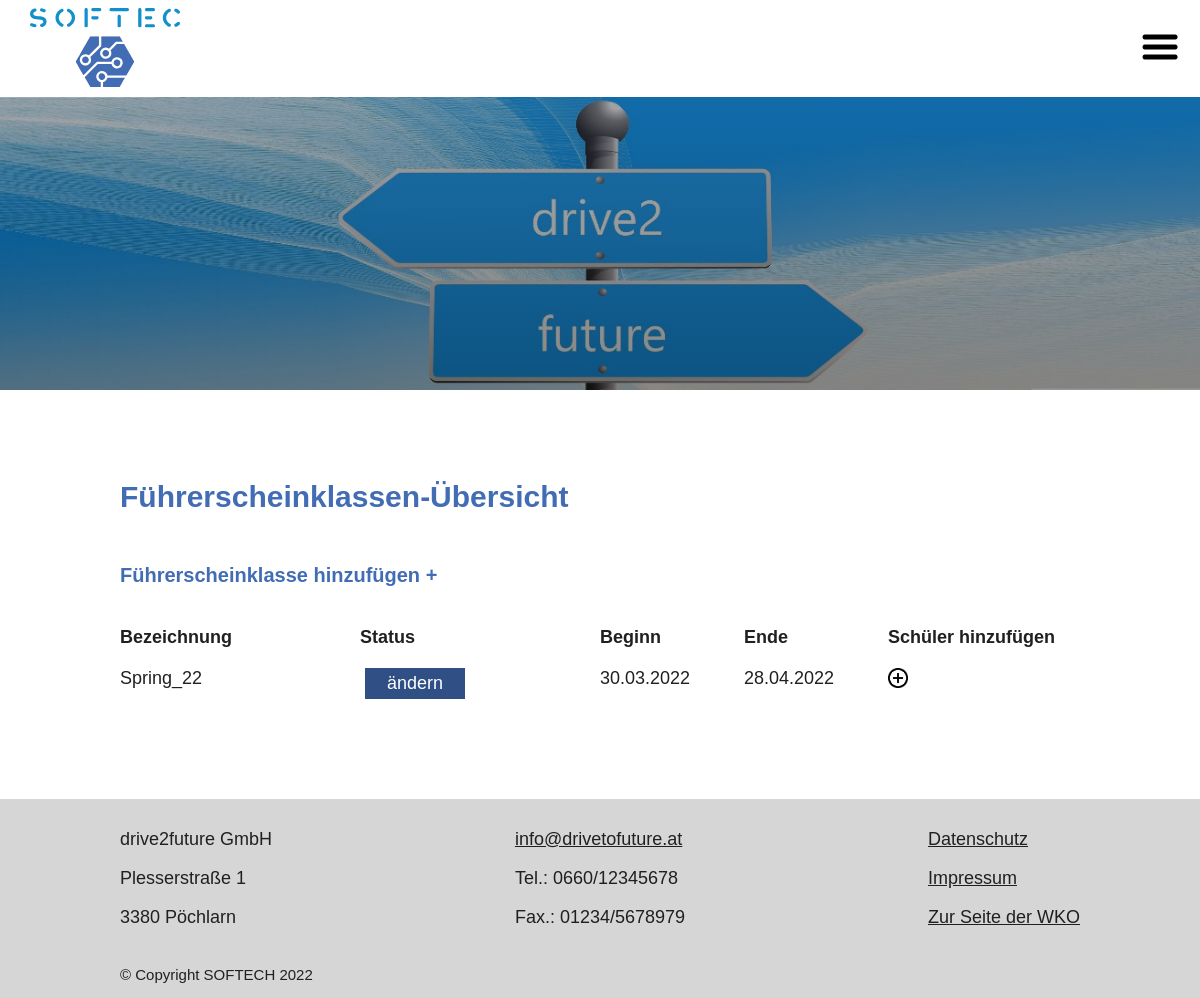
The app's page /views/classes.php (signed in), older data.
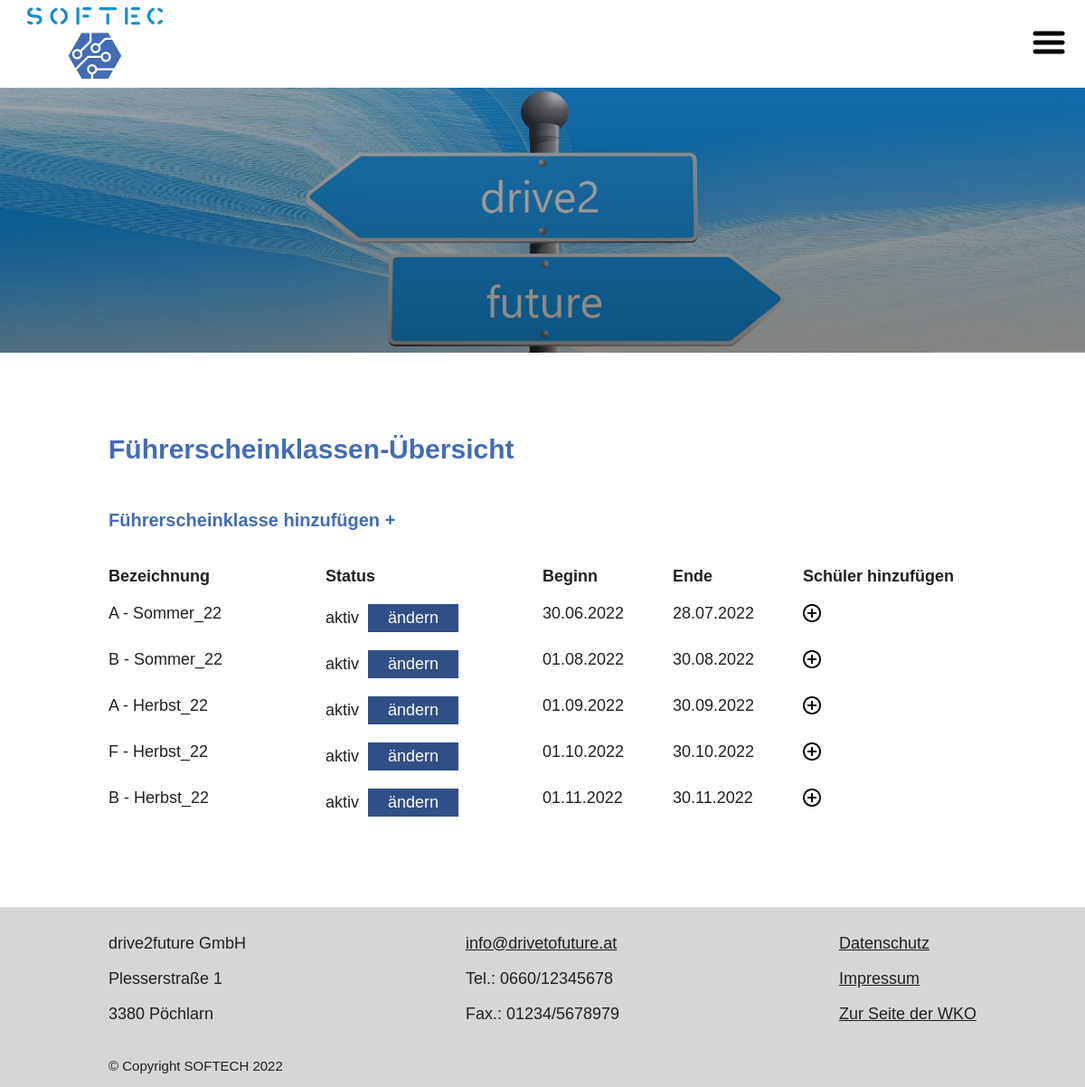
The same page, newer data.
### tables this page shows
CREATE TABLE `class` (
    `id_class` int(11) NOT NULL,
    `class_label` varchar(45) NOT NULL,
    `status` varchar(45) NOT NULL,
    `begin_date` date NOT NULL,
    `end_date` date NOT NULL
  );

### models/db_connection.php (called while the page is built, shortened)
<?php
function get_db()
{
  static $db;
  if ($db instanceof PDO) {
    return $db;
  }
  $dsn = sprintf('mysql:host=%s;dbname=%s;', DB_HOST, DB_NAME);
  $db = new PDO($dsn, DB_USER, DB_PASS);
  return $db;
}

### models/classes.php (called while the page is built, shortened)
<?php
require_once __DIR__.'/db_connection.php';
function get_classes(){
    $sql = 'select `id_class`,`class_label`,`status`,`begin_date`,`end_date` from class;';
    $stmt = get_db()->query($sql);
    $res = $stmt->fetchAll();
    return $res;
}

### controllers/classes.php (called while the page is built, shortened)
<?php
require_once __DIR__ .'/../models/classes.php';
$classes = get_classes();

### views/classes.php (the view, shortened to what this page needs)
<?php
require_once __DIR__ . '/../controllers/classes.php';
?>
<!DOCTYPE html>
<html lang="en">
<?php require_once __DIR__ . '/partials/head.php' ?>
<body>
  <?php require_once __DIR__ . '/partials/navbar.php' ?>
  <div class="container">
    <h1><a name="Anker1">Führerscheinklassen-Übersicht</h1>
    <h2><a href="classAdd.php">Führerscheinklasse hinzufügen +</a></h2>
    <div class="cl-item cl-headlines">
      <div class="cl-row">
        <div class="box-1">Bezeichnung</div>
        <div class="box-2">Status</div>
        <div class="box-3">Beginn</div>
        <div class="box-4">Ende</div>
        <div class="box-5">Schüler hinzufügen</div>
      </div>
    </div>
    <?php foreach ($classes as $class) : ?>
    <div class="cl-item">
      <div class="cl-row">
        <div class="box-1"><span>Bezeichnung: </span><?php echo $class['class_label']; ?></div>
        <div class="box-2"><span>Status: </span>
          <div class="status"><?php echo $class['status']; ?></div>
          <form action='../controllers/classes.php' method='POST'>
            <input type="submit" value="ändern" class="toggle">
          </form>
        </div>
        <div class="box-3"><span>Beginn: </span><?php echo date('d.m.Y', strtotime($class['begin_date'])) ?></div>
        <div class="box-4"><span>Ende: </span><?php echo date('d.m.Y', strtotime($class['end_date'])) ?></div>
        <div class="box-5">
          <form action='../views/classesAddStudents.php#Anker1' method='POST'>
            <button type="submit" value="Schüler hinzufügen"><img src="/drive2future/assets/img/add_icon.png"
                width="20" /></button>
          </form>
        </div>
      </div>
    </div>
    <?php endforeach ?>
  </div>
  <?php require_once __DIR__ . '/partials/footer.php' ?>
</body>
</html>

### views/partials/head.php (shortened to what this page needs)
<!DOCTYPE html>
<html lang="de">
<head>
  <link rel="stylesheet" href="/drive2future/assets/css/style.css">
</head>

### views/partials/navbar.php (shortened to what this page needs)
<header>
  <div class="navbar">
    <div class="logo">
      <?php echo (isset($_SESSION['user_session'])) ? '<a href="/drive2future/views/appointments.php">' : '<a href="/drive2future">' ?>
      <img src="/drive2future/assets/img/softec_logo.svg" width="150" />
      </a>
    </div>
    <ul class="navbar-collapse">
      <label for="checkbox_toggle" class="hamburger"><img class="" src="/drive2future/assets/img/Hamburger_icon.png"
          width="40" /></label>
    </ul>
  </div>
  <div class="header-img"></div>
</header>

### views/partials/footer.php (shortened to what this page needs)
<footer>
  <div class="footer">
    <div class="company-info">
      <div class="company">
        <p>drive2future GmbH</p>
        <p>Plesserstraße 1</p>
        <p>3380 Pöchlarn</p>
      </div>
      <div class="contact">
        <p><a href="mailto:info@drivetofuture.at">info@drivetofuture.at</a></p>
        <p>Tel.: 0660/12345678</p>
        <p>Fax.: 01234/5678979</p>
      </div>
      <div class="links">
        <p><a href="/drive2future/views/privacy.php">Datenschutz</a></p>
        <p><a href="/drive2future/views/imprint.php">Impressum</a></p>
        <p><a href="https://www.wko.at/">Zur Seite der WKO</a></p>
      </div>
    </div>
    <div class="copy">&copy; Copyright SOFTECH
    </div>
  </div>
</footer>

### assets/css/style.css (style rules this page uses)
body { font-size: 10px; font-family: Helvetica, sans-serif; color: #202020; margin: 0; }
body h1 { font-size: 3em; margin-bottom: 50px; color: #426cb4; }
body h2 { font-size: 2em; text-decoration: none; color: #426cb4; margin-bottom: 40px; }
body h2 a { text-decoration: none; color: #426cb4; }
body p { font-size: 1.8em; margin-top: 0; }
body button { cursor: pointer; }
body header .logo { margin: 8px 0 8px 30px; }
body header .navbar { display: flex; align-items: center; position: relative; }
@media (max-width: 1400px) { body header .navbar { justify-content: space-between; } }
body header .navbar .navbar-collapse { display: flex; align-items: flex-end; list-style-type: none; width: 100%; }
@media (max-width: 1400px) { body header .navbar .navbar-collapse { flex-direction: column; } }
body header .navbar .navbar-collapse .hamburger { display: none; user-select: none; cursor: pointer; }
@media (max-width: 1400px) { body header .navbar .navbar-collapse .hamburger { display: block; margin-right: 20px; } }
body header .header-img { min-height: 375px; overflow: hidden; object-fit: cover; background: linear-gradient(#2b384f59, #01010269), url(/drive2future/assets/img/headerbild.jpg); background-size: cover; background-position: center; margin-bottom: 90px; }
@media (max-width: 1500px) { body header .header-img { min-height: 293px; } }
body .container { padding: 0 180px; margin-bottom: 80px; }
@media (max-width: 1200px) { body .container { padding: 0 120px; } }
body .container .cl-item { display: flex; flex-direction: column; font-size: 1.8em; }
body .container .cl-item.cl-headlines { font-weight: bold; }
body .container .cl-item .cl-row { display: flex; flex-direction: row; margin-bottom: 20px; }
@media (min-width: 1151px) { body .container .cl-item .cl-row .box-1 { width: 25%; } }
@media (min-width: 1151px) { body .container .cl-item .cl-row .box-2 { width: 25%; } }
@media (min-width: 1151px) { body .container .cl-item .cl-row .box-2 form { display: inline; } }
@media (min-width: 1151px) { body .container .cl-item .cl-row .box-3 { width: 15%; } }
@media (min-width: 1151px) { body .container .cl-item .cl-row .box-4 { width: 15%; } }
@media (min-width: 1151px) { body .container .cl-item .cl-row .box-5 { width: 20%; } }
body .container .cl-item .cl-row .box-2 form { display: inline; }
body .container .cl-item .cl-row .box-5 form { display: inline; }
body .container .cl-item .cl-row .box-5 button { background: none; border: none; padding: 0; }
body .container .cl-item .cl-row .box-5 button img { vertical-align: bottom; }
body .container .cl-item .cl-row .toggle { min-width: 100px; font-size: 18px; padding: 5px 15px; display: inline; margin-bottom: 0; }
body .container .cl-item .cl-row .status { display: inline; margin-right: 5px; }
body .container input { font-size: 1.8em; display: block; margin-bottom: 20px; width: 400px; }
body .container input[type=submit] { width: fit-content; min-width: 250px; padding: 5px 40px; background-color: #304f84; color: white; border: none; cursor: pointer; }
body footer { padding: 0 180px; padding-top: 20px; padding-bottom: 30px; background-color: #d6d6d6; }
@media (max-width: 1200px) { body footer { padding: 0 120px; } }
body footer .company-info { display: flex; justify-content: space-between; padding-top: 30px; padding-bottom: 20px; }
body footer .company-info a { color: #202020; display: block; }
body footer .copy { font-size: 1.5em; padding-bottom: 15px; }

Row changes from the older to the newer data that the page shows:
changed class: class_label "Spring_22" → "A - Sommer_22"; status (not shown) → "aktiv"; begin_date "30.03.2022" → "30.06.2022"; end_date "28.04.2022" → "28.07.2022"
added class: class_label "B - Sommer_22", status "aktiv", begin_date "01.08.2022", end_date "30.08.2022"
added class: class_label "A - Herbst_22", status "aktiv", begin_date "01.09.2022", end_date "30.09.2022"
added class: class_label "F - Herbst_22", status "aktiv", begin_date "01.10.2022", end_date "30.10.2022"
added class: class_label "B - Herbst_22", status "aktiv", begin_date "01.11.2022", end_date "30.11.2022"
